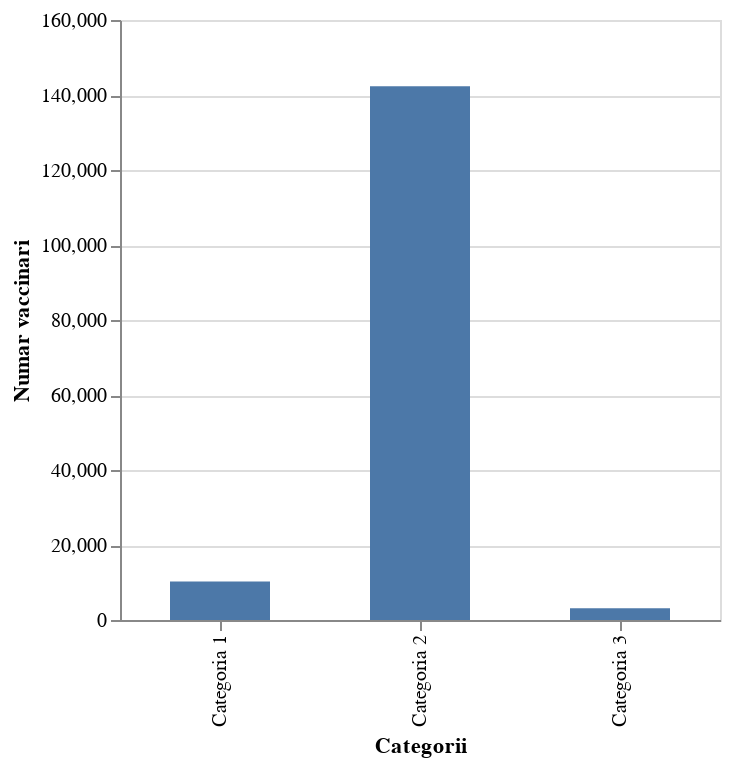

The cell this chart's notebook holds for it:
### Code cell
source = pd.DataFrame({
    'Categorii': categories,
    'Numar vaccinari': results_buc['Doze administrate']
})


alt.Chart(source).mark_bar(size=50).encode(
    x='Categorii',
    y='Numar vaccinari'
).properties(width=alt.Step(100))

### Figure 1 — Vega-Lite specification as saved in the notebook (floating-point values rounded to 4 significant figures)
{"config": {"view": {"continuousWidth": 400, "continuousHeight": 300}}, "data": {"name": "data-0fff0b7044d09e76485fdb1287ec8b67"}, "mark": {"type": "bar", "size": 50}, "encoding": {"x": {"type": "nominal", "field": "Categorii"}, "y": {"type": "quantitative", "field": "Numar vaccinari"}}, "width": {"step": 100}, "$schema": "https://vega.github.io/schema/vega-lite/v4.8.1.json", "datasets": {"data-0fff0b7044d09e76485fdb1287ec8b67": [{"Categorii": "Categoria 1", "Numar vaccinari": 10280.0}, {"Categorii": "Categoria 2", "Numar vaccinari": 142300.0}, {"Categorii": "Categoria 3", "Numar vaccinari": 3145.0}]}}
